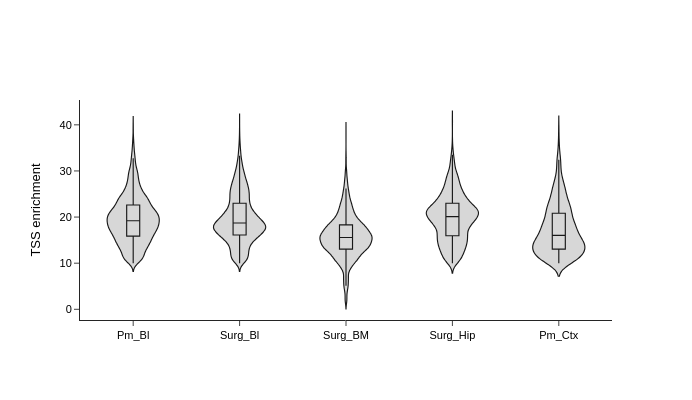

Notebook cell for this chart:
### Code cell
import plotly.graph_objects as go

fig = go.Figure()

for adata, name, colour in [
    (Pm_Bl, "Pm_Bl", "lightgrey"),
    (Surg_Bl, "Surg_Bl", "lightgrey"),
    (Surg_BM, "Surg_BM", "lightgrey"), 
    (Surg_Hip, "Surg_Hip", "lightgrey"),
    (Pm_Ctx, "Pm_Ctx", "lightgrey")
]:
    fig.add_trace(go.Violin(
        y=adata.obs["tsse"].dropna(),
        name=name,
        box_visible=True,
        points=False,
        fillcolor=colour,
        line_color="black",
        opacity=0.9,
        line_width=1.15,

    ))

fig.update_layout(
    template="simple_white",
    yaxis_title="TSS enrichment",
    xaxis_title="",
    showlegend=False,
    width=692,
    height=400, 
    font=dict(family="Arial", size=11, color="black")

)

fig.show()
fig.write_image("TSSE.svg", width=692, height=400)

### Figure 1 — Plotly figure (JSON) as saved in the notebook; plotly's stock layout.template omitted (floating-point values rounded to 4 significant figures; data arrays with more than 128 entries replaced by an {"elided": "..."} marker saying what was removed)
{"data": [{"box": {"visible": true}, "fillcolor": "lightgrey", "line": {"color": "black", "width": 1.15}, "name": "Pm_Bl", "opacity": 0.9, "points": false, "type": "violin", "y": {"elided": "7628 float values"}}, {"box": {"visible": true}, "fillcolor": "lightgrey", "line": {"color": "black", "width": 1.15}, "name": "Surg_Bl", "opacity": 0.9, "points": false, "type": "violin", "y": {"elided": "8415 float values"}}, {"box": {"visible": true}, "fillcolor": "lightgrey", "line": {"color": "black", "width": 1.15}, "name": "Surg_BM", "opacity": 0.9, "points": false, "type": "violin", "y": {"elided": "6094 float values"}}, {"box": {"visible": true}, "fillcolor": "lightgrey", "line": {"color": "black", "width": 1.15}, "name": "Surg_Hip", "opacity": 0.9, "points": false, "type": "violin", "y": {"elided": "3346 float values"}}, {"box": {"visible": true}, "fillcolor": "lightgrey", "line": {"color": "black", "width": 1.15}, "name": "Pm_Ctx", "opacity": 0.9, "points": false, "type": "violin", "y": {"elided": "1212 float values"}}], "layout": {"font": {"color": "black", "family": "Arial", "size": 11}, "height": 400, "showlegend": false, "width": 692, "xaxis": {"title": {"text": ""}}, "yaxis": {"title": {"text": "TSS enrichment"}}}}
